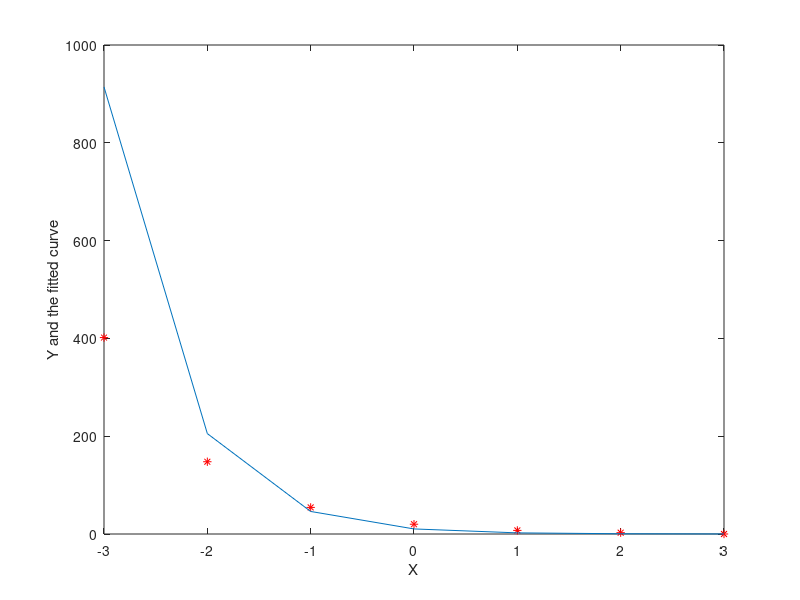
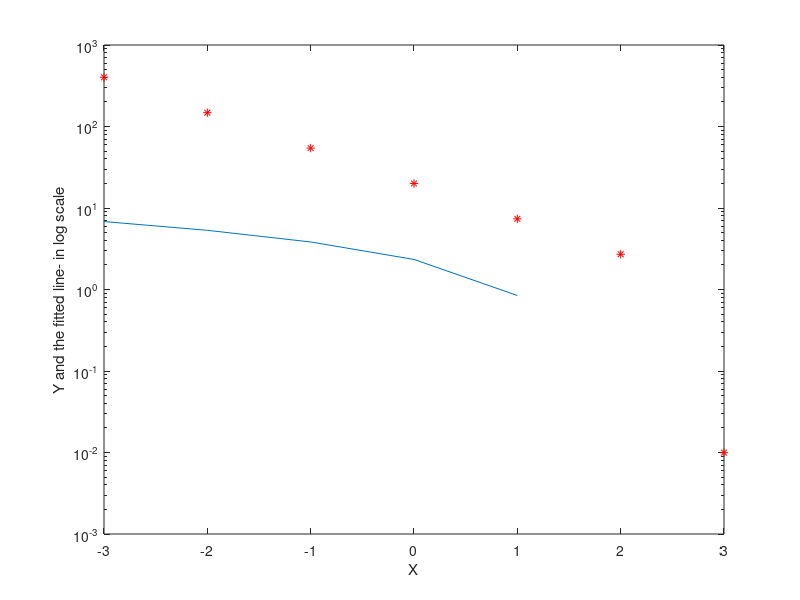

Write MATLAB code to recreate these figures, in order.
%another curvefit assignment

% y = ae^bx
% ln(y) = ln(a e ^bx)
% ln(Y) = ln(a) + bx = a + bx
% linear curve fit
% ln(y) = a_1 + bx ~ y = a_1 + bx
%assume same data

%load dataset_9-28-15.mat;
x=-3:1:3;
y=[401.7107, 147.7811, 54.3656, 20.000, 7.3576, 2.7067, 0.009957];

y1=log(y);
a_exp=polyfit(x, y1, 1); 
y_fit_log=polyval(a_exp, x);
y_fit=exp(y_fit_log);
figure(1);

%plot(x, y, 'o', x, fit_y);
plot(x, y, 'r*', x, y_fit)
xlabel('X')
ylabel('Y and the fitted curve')
fprintf('The data is fitted with y=%5.2exp(%5.2fx)\n,\', a_exp);

figure(2)
semilogy(x, y, 'r*', x, y_fit_log)
xlabel('X')
ylabel('Y and the fitted line- in log scale')

% 5.2, 5 = assign 5 spaces, 2 = 2 signifcant figures